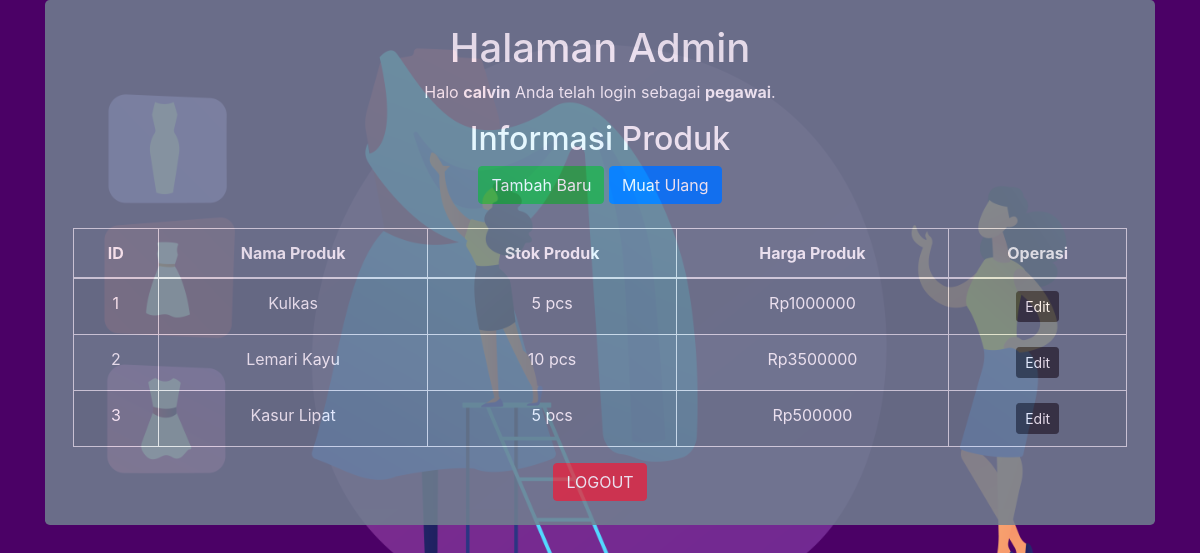
Screenshot of /halaman_pegawai.php (signed in) with the database file from the repository.
### tables this page shows
CREATE TABLE `produk` (
  `id_produk` int(11) NOT NULL,
  `nama_produk` varchar(100) NOT NULL,
  `stok_produk` int(11) NOT NULL,
  `harga_produk` int(11) NOT NULL
);

### halaman_pegawai.php (the view, shortened to what this page needs)
<!DOCTYPE html>
<html lang="en">
<head>
    <link rel="stylesheet" href="css/bootstrap.min.css">
</head>
<body style="background-image:url(img/landing.png); background-size:cover">
    <div class="container">
        <div class="rounded-lg" style="position: auto; left: 25%; right: 25%; color: white; text-align: center; background-color:slategray; opacity: 85%;">
			<br><h1>Halaman Admin</h1>
			<p>Halo <b><?php echo $_SESSION['nama_user']; ?></b> Anda telah login sebagai <b><?php echo $_SESSION['role_user']; ?></b>.</p>
			<div class="page-header clearfix">
                <h2 class="pull-left">Informasi Produk</h2>
                <a href="create.php" class="btn btn-success pull-right">Tambah Baru</a>
                <a href="halaman_pegawai.php" class="btn btn-primary pull-right">Muat Ulang</a>
            </div>
            <?php
               	require_once "config.php";
                $sql = "SELECT * FROM produk";
                if($result = mysqli_query($link, $sql)){
                    if(mysqli_num_rows($result) > 0){
                        echo "<br><table align='center' class='table table-bordered table-striped' style='color: white; width: 95%;'>";
                            echo "<thead>";
                                echo "<tr>";
                                    echo "<th>ID</th>";
                                    echo "<th>Nama Produk</th>";
									echo "<th>Stok Produk</th>";
									echo "<th>Harga Produk</th>";
									echo "<th>Operasi</th>";
                                echo "</tr>";
                            echo "</thead>";
                            echo "<tbody>";
                            while($row = mysqli_fetch_array($result)){
                                echo "<tr>";
                                    echo "<td>" . $row['id_produk'] . "</td>";
                                    echo "<td>" . $row['nama_produk'] . "</td>";
                                    echo "<td>" . $row['stok_produk'] . " pcs</td>";
                                    echo "<td>Rp" . $row['harga_produk'] . "</td>";
                                    echo "<td>";
										echo "<a type='button' href='update.php?id=". $row['id_produk'] ."' title='Edit' data-toggle='tooltip' class='btn btn-dark btn-sm'>Edit</a>";
                                    echo "</td>";
                                echo "</tr>";
                            }
                            echo "</tbody>";
                        echo "</table>";
                    } else{
                        echo "<p class='lead'><em>Tidak ada data.</em></p>";
                    }
                } else{
                }
        	?>
			<center><a type="button" class="btn btn-danger" href="logout.php">LOGOUT</a><br/><br/></center>
		</div>
	</div>
</body>
</html>

### rows the page displays
produk: id_produk "1", nama_produk "Kulkas", stok_produk "5", harga_produk "1000000"
produk: id_produk "2", nama_produk "Lemari Kayu", stok_produk "10", harga_produk "3500000"
produk: id_produk "3", nama_produk "Kasur Lipat", stok_produk "5", harga_produk "500000"

### other values shown
$_SESSION['nama_user'] "calvin"
$_SESSION['role_user'] "pegawai"
